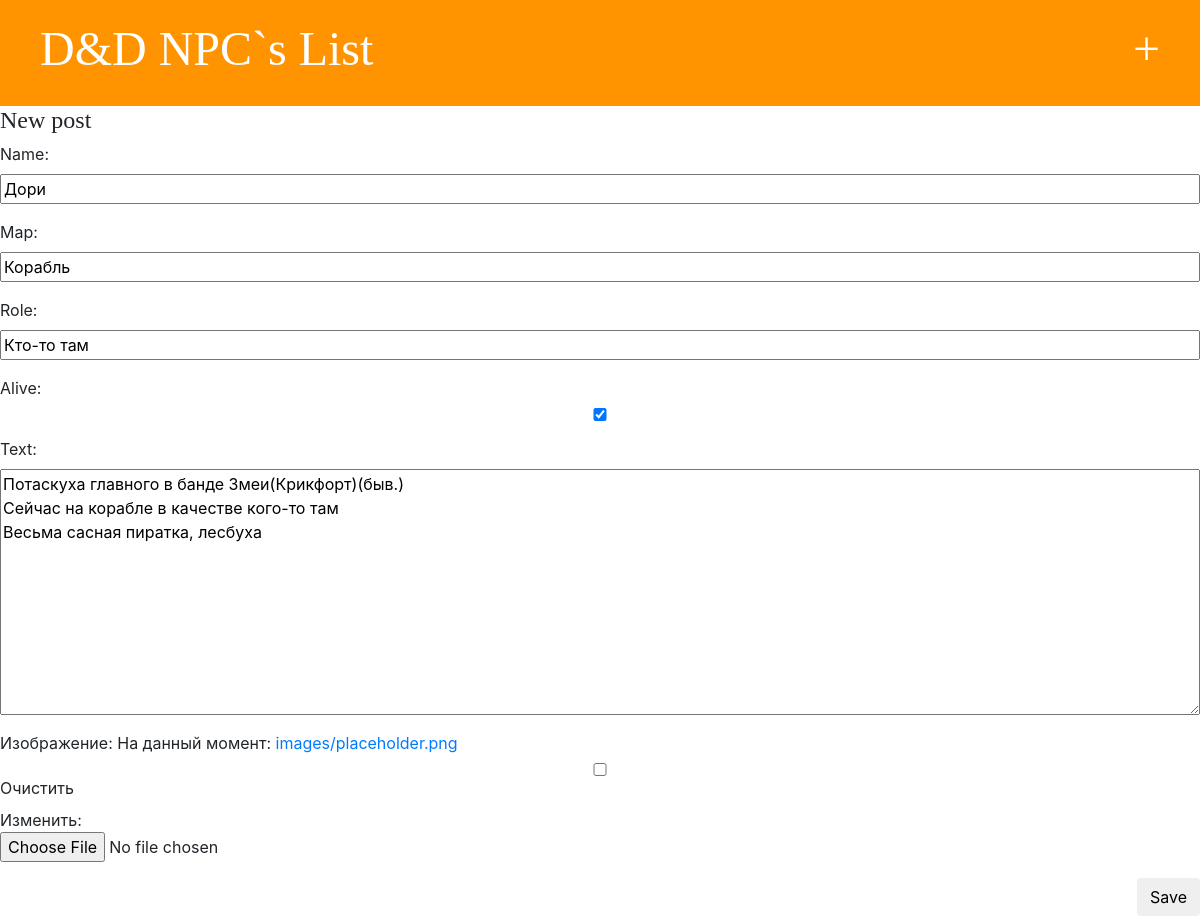
The app's page /post/1/edit/ with its own data.
### NPC/models.py (models this page shows, shortened)
class Person(models.Model):
    name = models.CharField(max_length=50)
    text = models.TextField()
    icon = models.ImageField(null=False, default="images/placeholder.png", blank=True, upload_to="images", verbose_name='Изображение')
    role = models.CharField(max_length=50, default="")
    map = models.CharField(max_length=50, default="")
    created_date = models.DateTimeField(default=timezone.now)
    alive = models.BooleanField(default="True")

### NPC/views.py (the view)
# urls.py: path('post/<int:pk>/edit/', views.post_edit, name='post_edit'),
def post_edit(request, pk):
    post = get_object_or_404(Person, id=pk)
    if request.method == "POST":
        form = PersonForm(request.POST, instance=post)
        if form.is_valid():
            post = form.save(commit=False)
            post.published_date = timezone.now()
            post.save()
            return redirect('get_npc_id', npcid=post.pk)
    else:
        form = PersonForm(instance=post)
    return render(request, 'npc/post_edit.html', {'form': form})

### NPC/forms.py
class PersonForm(forms.ModelForm):
    class Meta:
        model = Person
        fields = ('name', 'map', 'role', 'alive', 'text', 'icon')

### templates/npc/post_edit.html
{% extends 'base.html' %}
{% block content %}
    <h1>New post</h1>
    <div class="main">
        <form method="POST" class="post-form">{% csrf_token %}
            {{ form.as_p }}
            <button type="submit" class="save btn btn-default">Save</button>
        </form>
    </div>
{% endblock %}

### NPC/static/css/npc.css (style rules this page uses)
h1, h2, h3, h4 { font-family: 'Lobster', cursive; font-size: 18pt; }
.save { float: right; }
.post-form textarea, .post-form input { width: 100%; }

### records on screen
Person: name "Дори", map "Корабль", role "Кто-то там", alive "☑", text "Потаскуха главного в банде Змеи(Крикфорт)(быв.) Сейчас на корабле в качестве кого-то там Весьма сасная пиратка, лесбуха"
